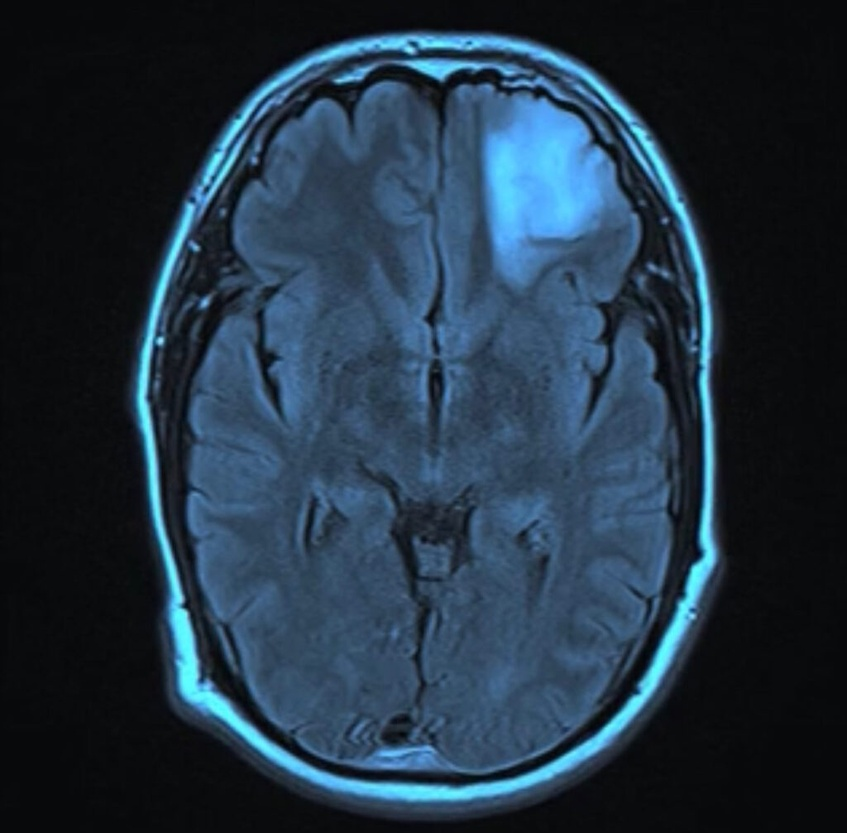
#> input picture digital-image-processing/images/brain tumor.jpeg, 847 x 833 px, shrunk from 1024 x 1006 before the run, found by its file name
$ jupyter execute DIP_Practical_13.ipynb
#> lines starting #> are read from the running program, lines starting #| are printed output that depends on the picture; after the words box and inside, x2 and y2 are one past the last pixel; in counts of white or black regions, pixels touching at a corner belong together
###**DIP Practical-13**

**Name:** Yesha Pandya

**Enrollment Number:** 23BT04175

**Div:** 1 **Batch:** C

#### **Objective:**

Use any clustering algorithm for separating tumour from any given MRI image.

Magnetic Resonance Imaging (MRI) produces images where different tissues (and tumors) exhibit varying pixel intensities. Image segmentation partitions this image into multiple regions based on these characteristics.

K-Means clustering groups pixels into $k$ distinct clusters based on their intensity values. The algorithm minimizes the variance within each cluster by optimizing the following objective function:
$$J = \sum_{j=1}^{k} \sum_{i=1}^{n} ||x_i^{(j)} - c_j||^2$$

Where:
* $k$ is the number of clusters (e.g., background, white matter, gray matter, tumor)
* $n$ is the number of pixels
* $x_i^{(j)}$ is the pixel intensity
* $c_j$ is the centroid of the $j$-th cluster

[cell 1]
# import necessary libraries
import cv2
import numpy as np
import urllib.request
from google.colab.patches import cv2_imshow # Required for displaying images in Colab

# load the image using OpenCV
original_img = cv2.imread("brain tumor.jpeg")
#> original_img is the input picture: shape (833, 847, 3); mean B, G, R 67.5, 51.7, 33.8

print("Original MRI Scan:")
cv2_imshow(original_img)

#### **Preprocessing**
Before applying the clustering algorithm, we need to preprocess the image:
- Convert to grayscale since intensity (brightness) is the primary feature we are clustering.
- Apply a Gaussian Blur to reduce noise and smooth the image, which prevents the algorithm from clustering random noisy pixels.

[cell 2]
# convert to grayscale
gray_img = cv2.cvtColor(original_img, cv2.COLOR_BGR2GRAY)
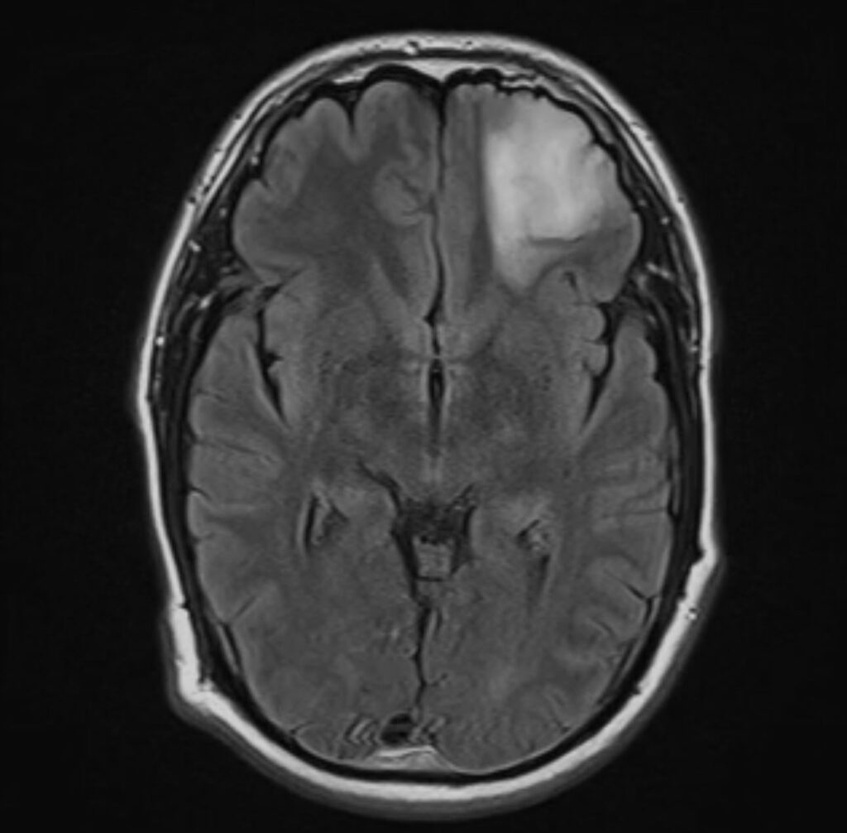
#> gray_img: shape (833, 847); min 3, max 211, mean 48.1

# apply Gaussian Blur to remove high-frequency noise
blurred_img = cv2.GaussianBlur(gray_img, (5, 5), 0)

# reshape the image into a 2D array of pixels and 1 color value (grayscale)
# K-Means requires a 2D array of data points
pixel_values = blurred_img.reshape((-1, 1))

# convert to float32, which is required by OpenCV's K-Means function
pixel_values = np.float32(pixel_values)

print("Preprocessed (Grayscale & Blurred) Image:")
cv2_imshow(blurred_img)

#### **Applying K-Means Clustering**
We'll partition the image pixels into `K` distinct clusters based on their intensity.

$K = 4$ is chosen to represent the distinct regions generally found in an MRI: Background, Healthy Brain Tissue (Gray/White matter), Skull/Bone and the Tumor.

[cell 3]
# define stopping criteria for the algorithm:
# stop when either max iterations (100) are reached or the cluster centers move by less than epsilon (0.2)
criteria = (cv2.TERM_CRITERIA_EPS + cv2.TERM_CRITERIA_MAX_ITER, 100, 0.2)

# set number of clusters
k = 4

# apply K-Means clustering
# returns: compactness, labels (cluster index for each pixel), and centers (intensity value of each cluster)
_, labels, (centers) = cv2.kmeans(pixel_values, k, None, criteria, 10, cv2.KMEANS_RANDOM_CENTERS)
#> centers = [91.97, 166.2, 66.37, 13.11]

# convert the cluster centers back to 8-bit integers (0-255 range for image display)
centers = np.uint8(centers)
#> centers = [91, 166, 66, 13]

# map the labels back to the cluster centers to generate the segmented image
segmented_data = centers[labels.flatten()]

# reshape the 1D array back to the original 2D image dimensions
segmented_image = segmented_data.reshape((blurred_img.shape))

print(f"Segmented Image showing {k} clusters:")
cv2_imshow(segmented_image)

#### **Tumor Extraction**
In standard T2 or FLAIR MRI scans, tumors often appear as hyperintense (bright white) masses. We can isolate the tumor using steps:
- find the cluster center with the highest intensity value
- create a binary mask for that specific cluster
- apply morphological operations to clean up any scattered pixels.

[cell 4]
# find the index of the cluster with the highest intensity (brightest region = tumor)
tumor_cluster_index = np.argmax(centers)
#> tumor_cluster_index = 1

# create a binary mask: Set pixels of the tumor cluster to 255 (white) and everything else to 0 (black)
tumor_mask = np.uint8(labels.flatten() == tumor_cluster_index) * 255
tumor_mask = tumor_mask.reshape((blurred_img.shape))
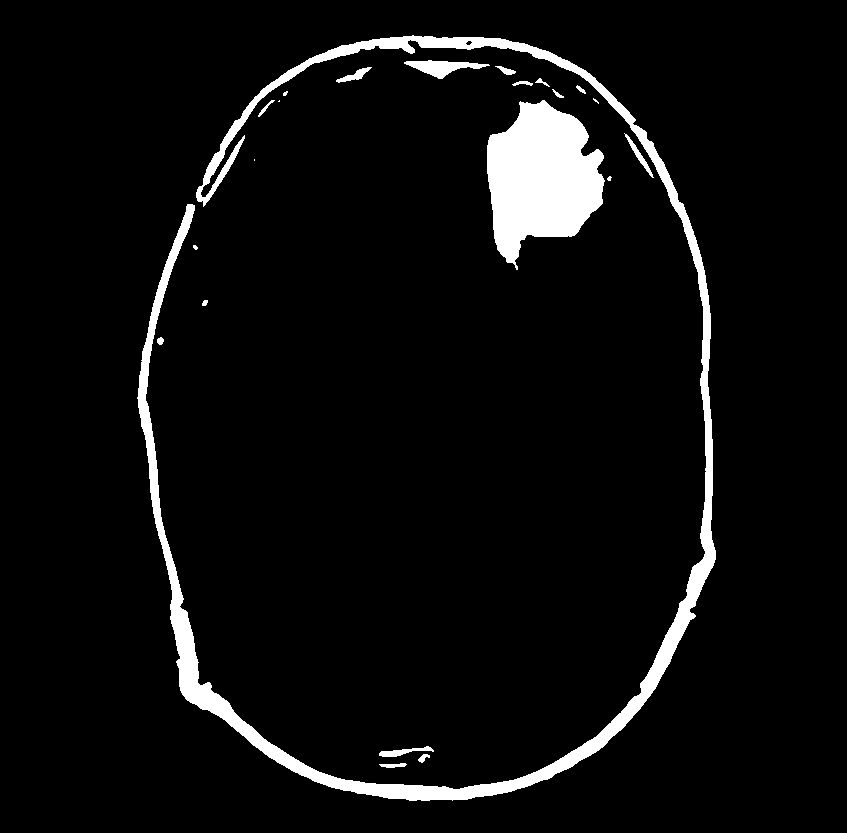
#> tumor_mask: shape (833, 847); 5.4% white; 22 white regions (6 under 20 px), largest, box (x1, y1, x2, y2) and area: (137, 35, 716, 801) 22772, (487, 100, 605, 270) 13052, (404, 60, 490, 79) 749

# morphological opening: erosion followed by dilation to remove small noise points (false positives)
kernel = np.ones((5,5), np.uint8)
cleaned_tumor_mask = cv2.morphologyEx(tumor_mask, cv2.MORPH_OPEN, kernel)
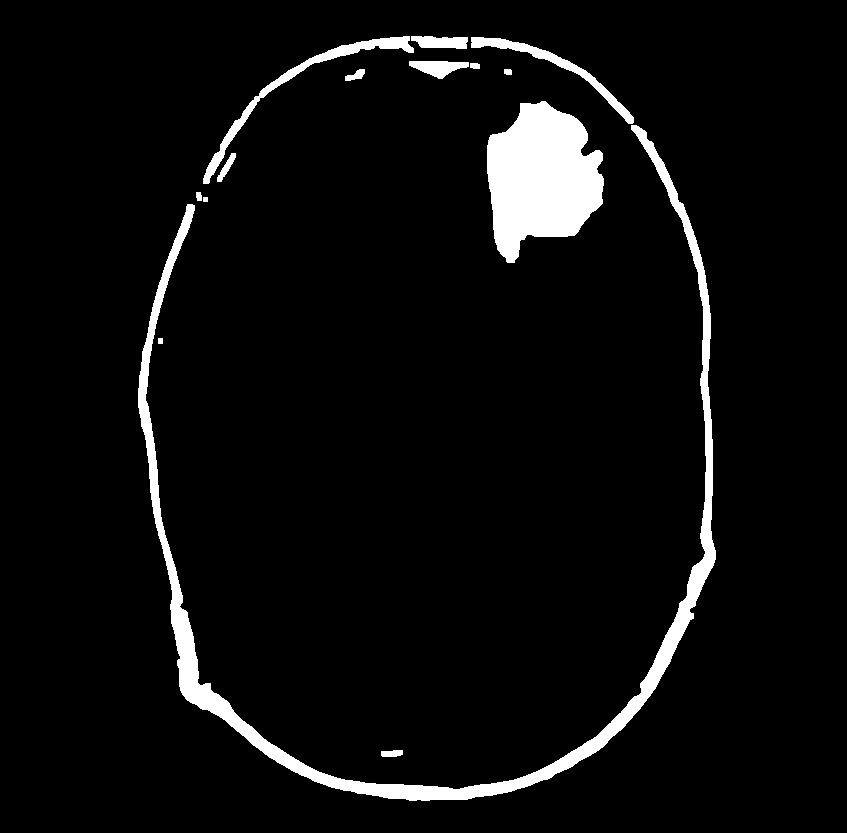
#> cleaned_tumor_mask: shape (833, 847); 5.2% white; 14 white regions, largest, box (x1, y1, x2, y2) and area: (138, 125, 716, 801) 17727, (487, 101, 604, 263) 13002, (203, 36, 414, 184) 2250

# apply the mask to the original grayscale image to extract the actual tumor texture
isolated_tumor = cv2.bitwise_and(gray_img, gray_img, mask=cleaned_tumor_mask)
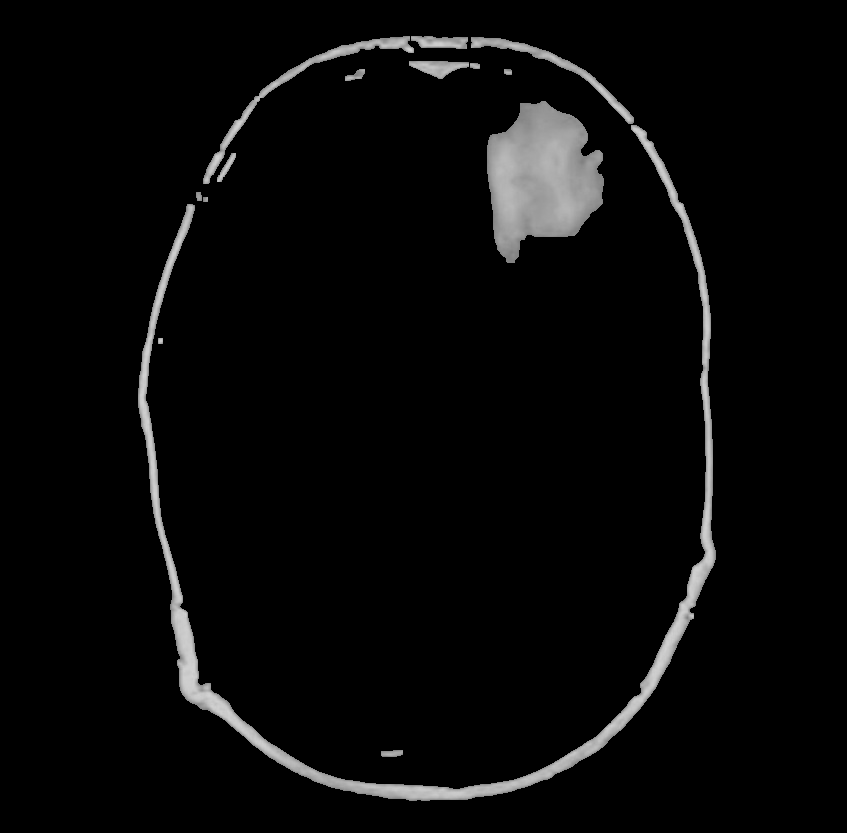
#> isolated_tumor: shape (833, 847); min 0, max 211, mean 8.7

print("Final Binary Mask of the Tumor:")
cv2_imshow(cleaned_tumor_mask)

print("Extracted Tumor superimposed on Original Image:")
cv2_imshow(isolated_tumor)

$ run again, with digital-image-processing/images/street scene.jpeg copied over digital-image-processing/images/brain tumor.jpeg
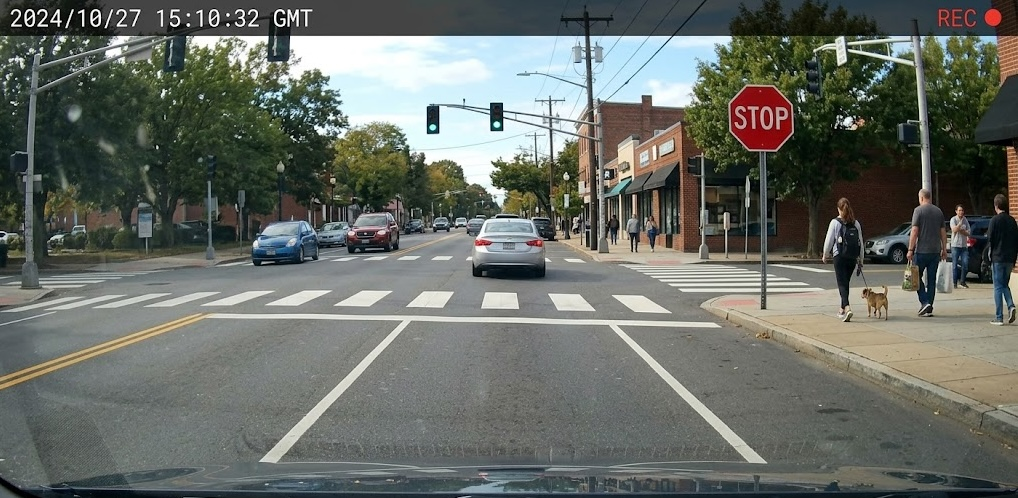
#> input picture digital-image-processing/images/street scene.jpeg, 1018 x 498 px, found by its file name
#> original_img is the input picture: shape (498, 1018, 3); mean B, G, R 101.7, 108.1, 103.6
#> `_, labels, (centers) = cv2.kmeans(pixel_values, k, None, criteria, 10,..`: centers = [148.4, 46.71, 226.6, 103.9]
#> `centers = np.uint8(centers)`: centers = [148, 46, 226, 103]
#> `segmented_image = segmented_data.reshape((blurred_img.shape))`:
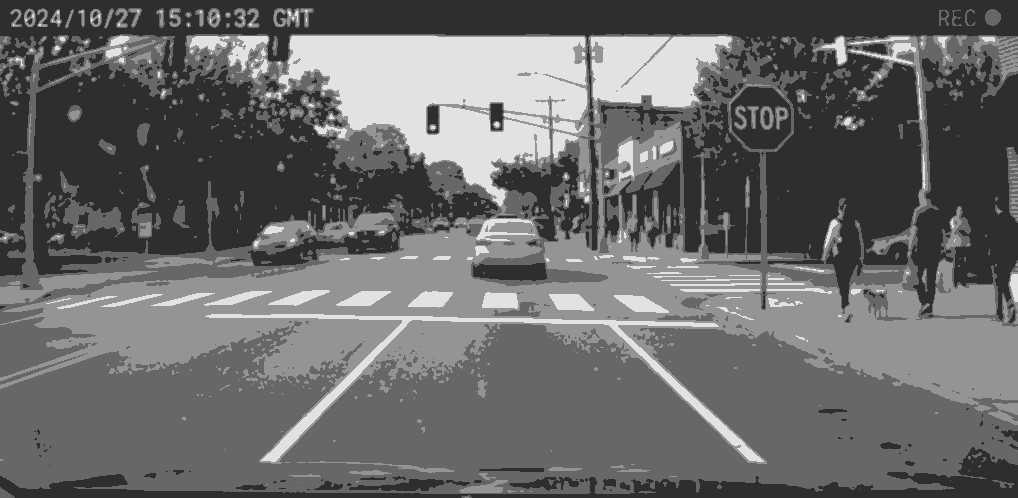
#> segmented_image: shape (498, 1018); min 46, max 226, mean 105.3
#> tumor_cluster_index = 2
#> tumor_mask: shape (498, 1018); 10.1% white; 192 white regions (118 under 20 px), largest, box (x1, y1, x2, y2) and area: (279, 36, 587, 206) 27409, (591, 36, 732, 107) 7083, (205, 314, 764, 462) 5146
#> cleaned_tumor_mask: shape (498, 1018); 8.6% white; 48 white regions, largest, box (x1, y1, x2, y2) and area: (289, 36, 587, 204) 27039, (591, 36, 731, 107) 6977, (265, 342, 386, 462) 1425
#> `isolated_tumor = cv2.bitwise_and(gray_img, gray_img, mask=cleaned_tumo..`:
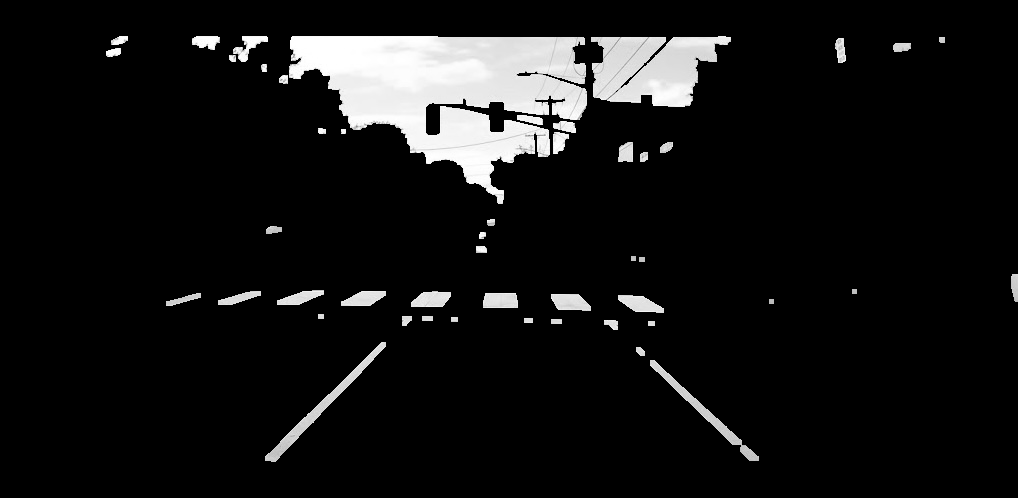
#> isolated_tumor: shape (498, 1018); min 0, max 255, mean 20.1
